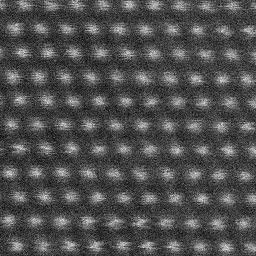
#> input picture content/3_8_12-GaN-Area2_29_HAADF_1000.png, 256 x 256 px
$ jupyter execute Fourier-transform.ipynb
#> lines starting #> are read from the running program, lines starting #| are printed output that depends on the picture; after the words box and inside, x2 and y2 are one past the last pixel; in counts of white or black regions, pixels touching at a corner belong together
## IPython notebook for the Fourier transform and low/high pass filtering.

### Import all modules and functions needed for this example.

[cell 1]
import numpy as np
from skimage.io import imread, imsave
from skimage import img_as_float
from skimage.exposure import rescale_intensity
import matplotlib.pyplot as plt

### Implementation of the low/high pass transfer function and the frequency filtering with a transfer function.

[cell 2]
def create_low_pass_kernel(shape, r):
    m, n = shape
    x, y = np.meshgrid(range(n), range(m))
    frequencies = np.square(x - m / 2) + np.square(y - n / 2)
    frequency_mask = frequencies < r**2
    return frequency_mask


def create_high_pass_kernel(shape, r1, r2):
    m, n = shape
    x, y = np.meshgrid(range(n), range(m))
    frequencies = np.square(x - m / 2) + np.square(y - n / 2)
    frequency_mask = np.logical_and(frequencies < r2**2, frequencies > r1**2)
    return frequency_mask


def filter_with_freq_kernel(input_image, kernel):
    # Apply FFT and shift so that the lowest frequency is at the central pixel.
    Ff = np.fft.fftshift(np.fft.fft2(input_image))
    # Multiply the image frequencies with the kernel
    Ff2 = np.multiply(kernel, Ff)
    # Shift back, transform back and discard the imaginary component.
    output_image = np.real(np.fft.ifft2(np.fft.ifftshift(Ff2)))
    return output_image

### Read and plot the input image.

[cell 3]
input_image = img_as_float(imread("3_8_12-GaN-Area2_29_HAADF_1000.png", as_gray=True))
#> input_image is the input picture: shape (256, 256) float64; min 0, max 0.996, mean 0.308

plt.imshow(input_image, interpolation="nearest", cmap=plt.cm.get_cmap("gray"), vmin=0, vmax=1)
plt.axis("off")
plt.title("Original image")
plt.show()

### Plot the power spectrum of the image.

[cell 4]
# Compute the Fourier transform of the image
Ff = np.fft.fftshift(np.fft.fft2(input_image))
# The power spectrum is the pixel wise complex absolute value of the Fourier transform
power_spectrum = np.abs(Ff)

plt.subplot(1, 2, 1)
plt.imshow(power_spectrum, interpolation="nearest", cmap=plt.cm.get_cmap("gray"))
plt.axis("off")
plt.title("$T^{norm}(|FFT(f)|)$")
plt.subplot(1, 2, 2)
plt.imshow(np.log2(1 + power_spectrum), interpolation="nearest", cmap=plt.cm.get_cmap("gray"))
plt.axis("off")
plt.title("$T^{norm}(T^{log}(|FFT(f)|))$")
plt.show()
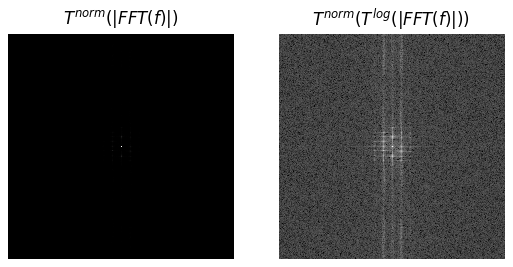
#> figure drawn by matplotlib, 2 panels

### Parameters for the low and high frequency filters.

[cell 5]
r = input_image.shape[0] // 10
#> r = 25
r2 = 2 * r
#> r2 = 50

### Create low and high frequency transfer functions.

[cell 6]
# Low pass frequency transfer function
low_pass_kernel_FT = create_low_pass_kernel(input_image.shape, r)
# Corresponding space domain kernel
low_pass_kernel = np.fft.ifftshift(np.fft.ifft2(low_pass_kernel_FT))
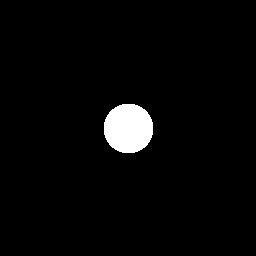
#> low_pass_kernel_FT: shape (256, 256) bool; 3% white; 1 white region, box (x1, y1, x2, y2) and area: (104, 104, 153, 153) 1941

plt.suptitle("Low pass kernel", y=0.85)
plt.subplot(1, 2, 1)
plt.imshow(low_pass_kernel_FT, interpolation="nearest", cmap=plt.cm.get_cmap("gray"))
plt.axis("off")
plt.title("$FFT(\psi)$")
plt.subplot(1, 2, 2)
plt.imshow(np.log2(1 + np.abs(low_pass_kernel)), interpolation="nearest", cmap=plt.cm.get_cmap("gray"))
plt.axis("off")
plt.title("$T^{norm}(T^{log}(|\psi|))$")
plt.show()
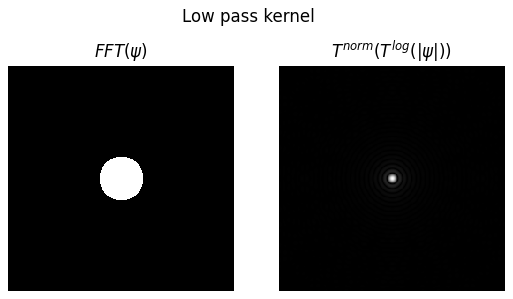
#> figure drawn by matplotlib, 2 panels

[cell 7]
# High pass frequency transfer function
high_pass_kernel_FT = create_high_pass_kernel(input_image.shape, r, r2)
# Corresponding space domain kernel
high_pass_kernel = np.fft.ifftshift(np.fft.ifft2(high_pass_kernel_FT))
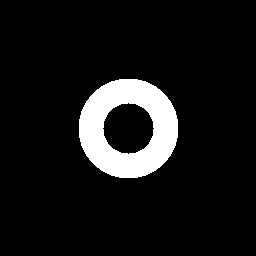
#> high_pass_kernel_FT: shape (256, 256) bool; 8.9% white; 1 white region, box (x1, y1, x2, y2) and area: (79, 79, 178, 178) 5864

plt.suptitle("High pass kernel", y=0.85)
plt.subplot(1, 2, 1)
plt.imshow(high_pass_kernel_FT, interpolation="nearest", cmap=plt.cm.get_cmap("gray"))
plt.axis("off")
plt.title("$FFT(\psi)$")
plt.subplot(1, 2, 2)
plt.imshow(np.log2(1 + np.abs(high_pass_kernel)), interpolation="nearest", cmap=plt.cm.get_cmap("gray"))
plt.axis("off")
plt.title("$T^{norm}(T^{log}(|\psi|))$")
plt.show()
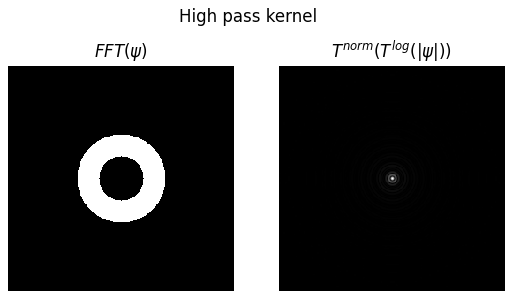
#> figure drawn by matplotlib, 2 panels

### Apply low and high pass filter.

[cell 8]
low_pass_filtered = filter_with_freq_kernel(input_image, low_pass_kernel_FT)
#> in filter_with_freq_kernel, `output_image = np.real(np.fft.ifft2(np.fft.ifftshift(Ff2)))`:
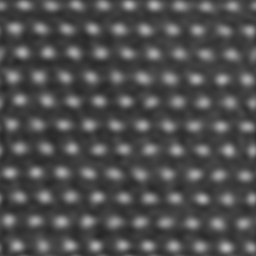
#> output_image: shape (256, 256) float64; min 0.151, max 0.738, mean 0.308
high_pass_filtered = filter_with_freq_kernel(input_image, high_pass_kernel_FT)
#> in filter_with_freq_kernel (call 2), `output_image = np.real(np.fft.ifft2(np.fft.ifftshift(Ff2)))`:
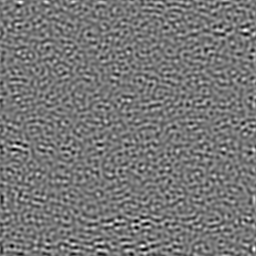
#> output_image: shape (256, 256) float64; min -0.128, max 0.147, mean -1.36e-20; drawn with min black and max white

plt.subplot(1, 2, 1)
plt.imshow(low_pass_filtered, interpolation="nearest", cmap=plt.cm.get_cmap("gray"))
plt.axis("off")
plt.title("$FFT(\psi)$")
plt.subplot(1, 2, 2)
plt.imshow(high_pass_filtered, interpolation="nearest", cmap=plt.cm.get_cmap("gray"))
plt.axis("off")
plt.title("$T^{norm}(T^{log}(|\psi|))$")
plt.show()
